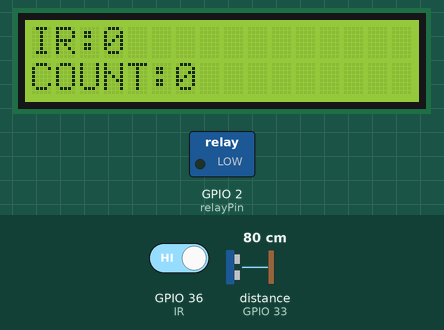
Bench run of a sketch on a simulated ESP32. On the bench: 16×2 character LCD, switched loads named in the sketch (green lamp = pin HIGH). The test bench sets the inputs (shaded band); at power-on: GPIO 36 (IR) HIGH, distance to the obstacle (sensor on GPIO 33) 80 cm. The echo pulse lasts 58.3 µs per cm; pins used as bus, display or sensor lines are not drawn.

Above: at 1.2 s.
1.3 s: GPIO 36 (IR) driven LOW
At 2.8 s:
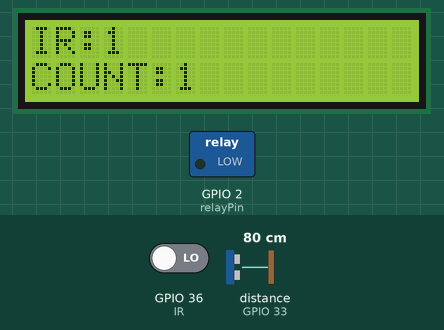
4.5 s: GPIO 36 (IR) driven HIGH
At 6.1 s:
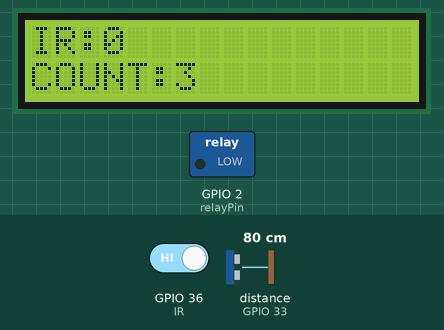
6.5 s: GPIO 36 (IR) driven LOW
At 7.8 s:
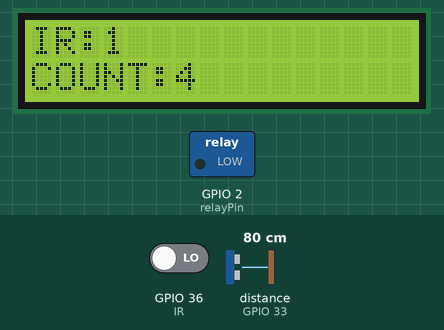
9.5 s: distance to the obstacle (sensor on GPIO 33) set to 34 cm
At 13.5 s:
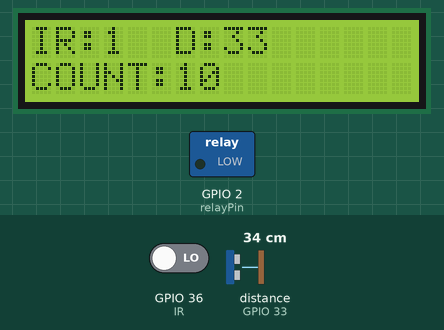
13.6 s: distance to the obstacle (sensor on GPIO 33) set to 29 cm
At 16.1 s:
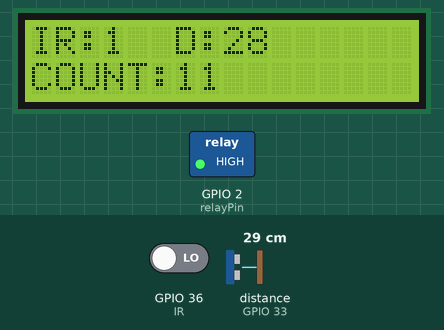
17.7 s: distance to the obstacle (sensor on GPIO 33) set to 2 cm
At 19.7 s:
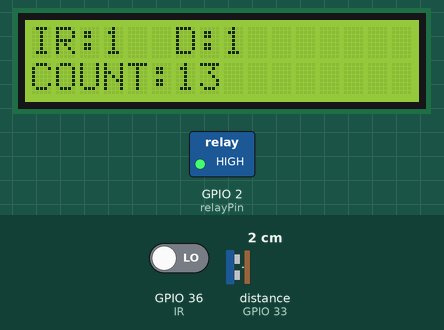
Timing chart, 0 to 21.2 s (numbered marks = the images above; inputs shaded):
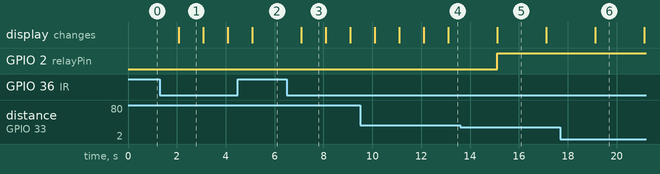

Measured:
- the behaviour switches between 31 and 30 cm on distance to the obstacle (sensor on GPIO 33) (found by bisection; images 4 and 5)
- after the input at 1.3 s, the display: changes after 0.77 s (image 1)
- after the input at 6.5 s, the display: changes after 0.58 s (image 3)
- after the input at 13.6 s, GPIO 2 (relayPin): LOW → HIGH after 1.5 s
- what the display in image 1 shows lasts 1.0 s, from 2.1 s to 3.1 s
- what the display in image 5 shows lasts 2.0 s, from 15.1 s to 17.1 s

The sketch:

ir_ultrasonic_with_motor.ino
```cpp
#include <LiquidCrystal.h>
const int rs =5, en = 18, d4 = 19, d5 = 21, d6 = 22, d7 = 23;
LiquidCrystal lcd(rs, en, d4, d5, d6, d7);

const int IR = 36;
const int relayPin=2;
const int trigPin = 32;
const int echoPin = 33;

long duration;
int distance;
int sensor;
int count;


void setup()
{
  lcd.begin(16,2);
  pinMode(IR,INPUT);
  pinMode(relayPin,OUTPUT);
  pinMode(trigPin, OUTPUT);
  pinMode(echoPin, INPUT);

}


void loop()
{

 sensor = 1-digitalRead(IR);

  lcd.setCursor(0,0);
  lcd.print("IR:");
  lcd.print(sensor);
  lcd.print("   ");

  if (sensor==1)
  {
    count=count+1;
  }


lcd.setCursor(0,1);
lcd.print("COUNT:");
lcd.print(count);
lcd.print("      ");

if(count>=10)


{

  digitalWrite(trigPin, LOW);
  delayMicroseconds(2);

  digitalWrite(trigPin, HIGH);
  delayMicroseconds(10);
  digitalWrite(trigPin, LOW);

  duration = pulseIn(echoPin, HIGH);

  distance = duration * 0.034 / 2;


lcd.setCursor(6,0);
lcd.print("D:");
lcd.print(distance);
lcd.print("      ");


if(distance>=30)
{

  digitalWrite(relayPin,0);
  lcd.print("          ");
  delay(1000);
}


else
{

  digitalWrite(relayPin,1);
  lcd.print("             ");
  delay(1000);
}
}

delay(1000);
}
```
